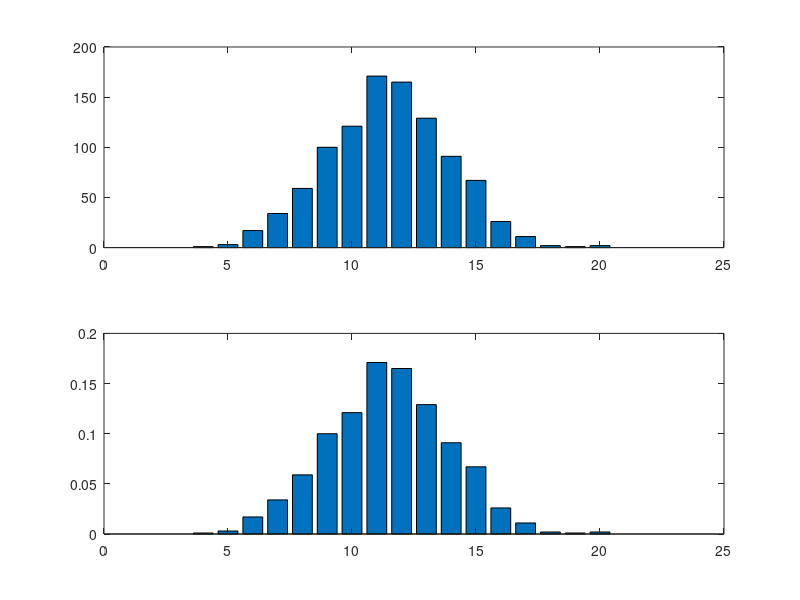

This chart was generated by the following MATLAB code:
n_trials = 1000;
n_flips = 21;

f = zeros(1, n_flips);

for i = 1:n_trials
    n_heads = sum(randi([0,1], 1, n_flips));
    f(n_heads + 1) = f(n_heads + 1) + 1;
end

f_float = f / n_trials;

figure;

subplot(2, 1, 1);
bar(1:n_flips, f);


subplot(2, 1, 2);
bar(1:n_flips, f_float);
    